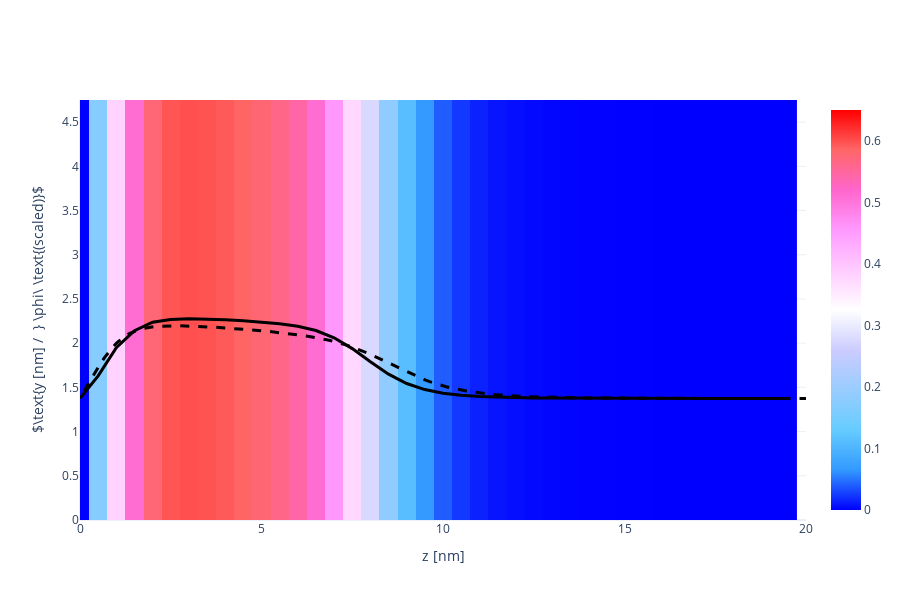

The notebook cell saved with this chart:
### Code cell
X, Y, Z = np.array(phAr.iloc[:,0]), np.array(phAr.iloc[:,1]), np.array(phAr.iloc[:,2])
vol = np.array(phAr.iloc[:,3])

Lz_max = 20
vol = vol[Z < Lz_max]
X = X[Z < Lz_max]
Y = Y[Z < Lz_max]
Z = Z[Z < Lz_max]

Nz_new = int(len(Z)/Nx/Ny)
x = [X[i*Ny*Nz_new] for i in range(Nx)]
y = [Y[j*Nz_new]    for j in range(Ny)]
z = [Z[k]           for k in range(Nz_new)]

xslice = 10
islice = int(xslice*(x[1]-x[0]))
vol = np.array([vol[(islice*Ny+j)*Nz_new+k] for j in range(Ny) for k in range(Nz_new)]).reshape(Ny, Nz_new)

import plotly.graph_objects as go
heatmap = go.Heatmap(
            x=z, y=y, z=vol,
            zmin = 0.0, zmax = 0.65,
            colorscale= 'Picnic'
          )
scatter = go.Scatter(
            x = z,
            y = 1.5*vol[int(Ny/2), :] + max(y)/2-1,
            line = dict(color='black', width=3)
          )

fname = GIT+'ph_a010x075_1D.dat'
df = pd.read_csv(fname, sep="\s+", skiprows=0)
a000x075_1d = pd.DataFrame([df.iloc[:,0], df.iloc[:,1]], index=['z', 'pha']).T

reference = go.Scatter(
                x = a000x075_1d.z,
                y = 1.5*a000x075_1d.pha + max(y)/2-1,
                line = dict(color='black', width=3, dash='dash')
            )

layout = go.Layout( xaxis_range = [0, Lz_max], yaxis_range = [0, y[-1]],
                    yaxis_title = r'$\text{y [nm] /  } \phi\ \text{(scaled)}$', xaxis_title = 'z [nm]',
                    scene_xaxis_showticklabels=True,
                    scene_yaxis_showticklabels=True,
                    scene_zaxis_showticklabels=True,
                    showlegend = False,
                    template='plotly_white', width=900, height=600)
fig = go.Figure(data = [heatmap, scatter, reference], layout = layout)
fig.show()

### Figure 1 — Plotly figure (JSON) as saved in the notebook; plotly's stock layout.template omitted (floating-point values rounded to 4 significant figures; data arrays with more than 128 entries replaced by an {"elided": "..."} marker saying what was removed)
{"data": [{"colorscale": [[0, "rgb(0,0,255)"], [0.1, "rgb(51,153,255)"], [0.2, "rgb(102,204,255)"], [0.3, "rgb(153,204,255)"], [0.4, "rgb(204,204,255)"], [0.5, "rgb(255,255,255)"], [0.6, "rgb(255,204,255)"], [0.7, "rgb(255,153,255)"], [0.8, "rgb(255,102,204)"], [0.9, "rgb(255,102,102)"], [1, "rgb(255,0,0)"]], "type": "heatmap", "x": [0, 0.5, 1, 1.5, 2, 2.5, 3, 3.5, 4, 4.5, 5, 5.5, 6, 6.5, 7, 7.5, 8, 8.5, 9, 9.5, 10, 10.5, 11, 11.5, 12, 12.5, 13, 13.5, 14, 14.5, 15, 15.5, 16, 16.5, 17, 17.5, 18, 18.5, 19, 19.5], "y": [0, 0.25, 0.5, 0.75, 1, 1.25, 1.5, 1.75, 2, 2.25, 2.5, 2.75, 3, 3.25, 3.5, 3.75, 4, 4.25, 4.5, 4.75], "z": {"elided": "20x40 float values"}, "zmax": 0.65, "zmin": 0}, {"line": {"color": "black", "width": 3}, "type": "scatter", "x": [0, 0.5, 1, 1.5, 2, 2.5, 3, 3.5, 4, 4.5, 5, 5.5, 6, 6.5, 7, 7.5, 8, 8.5, 9, 9.5, 10, 10.5, 11, 11.5, 12, 12.5, 13, 13.5, 14, 14.5, 15, 15.5, 16, 16.5, 17, 17.5, 18, 18.5, 19, 19.5], "y": [1.375, 1.63, 1.949, 2.142, 2.237, 2.268, 2.275, 2.272, 2.264, 2.253, 2.239, 2.22, 2.191, 2.143, 2.061, 1.938, 1.79, 1.649, 1.544, 1.475, 1.434, 1.411, 1.397, 1.389, 1.384, 1.381, 1.379, 1.377, 1.377, 1.376, 1.376, 1.375, 1.375, 1.375, 1.375, 1.375, 1.375, 1.375, 1.375, 1.375]}, {"line": {"color": "black", "dash": "dash", "width": 3}, "type": "scatter", "x": {"elided": "440 float values"}, "y": {"elided": "440 float values"}}], "layout": {"height": 600, "scene": {"xaxis": {"showticklabels": true}, "yaxis": {"showticklabels": true}, "zaxis": {"showticklabels": true}}, "showlegend": false, "width": 900, "xaxis": {"range": [0, 20], "title": {"text": "z [nm]"}, "type": "linear"}, "yaxis": {"range": [0, 4.75], "title": {"text": "$\\text{y [nm] /  } \\phi\\ \\text{(scaled)}$"}, "type": "linear"}}}
